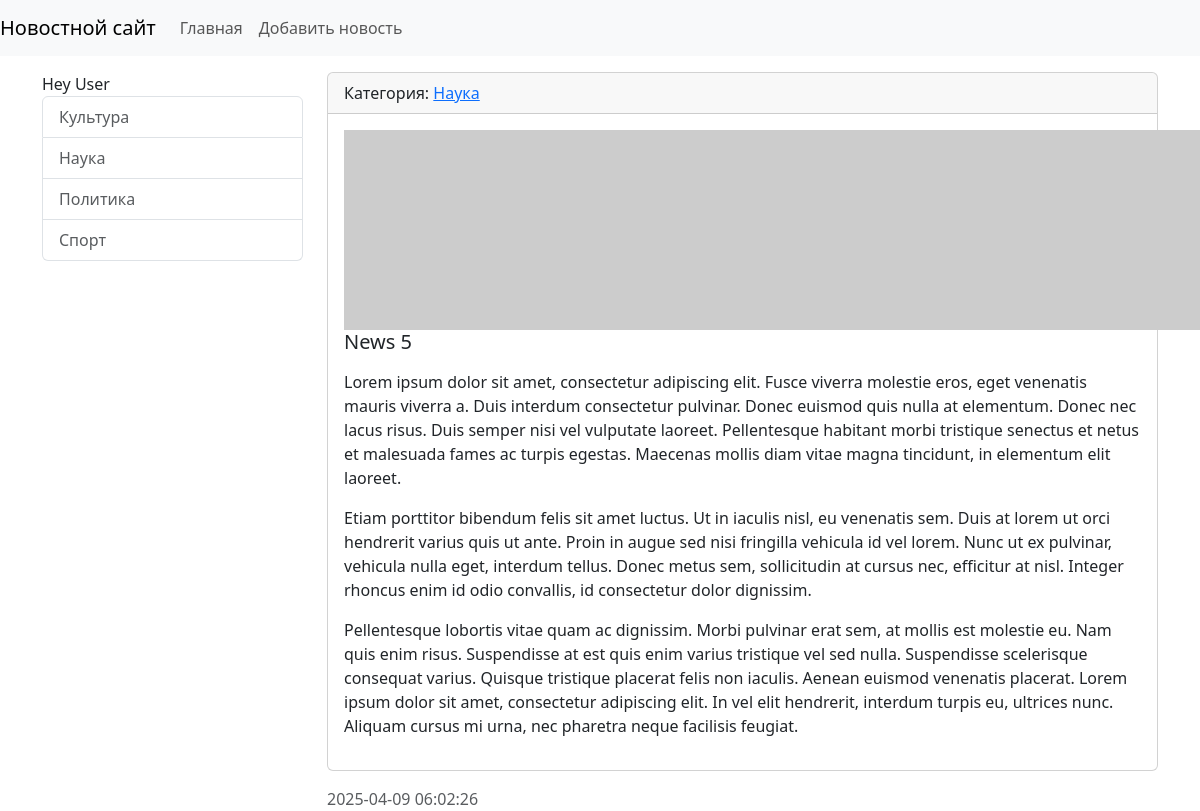
The app's page /news/13/, older data.
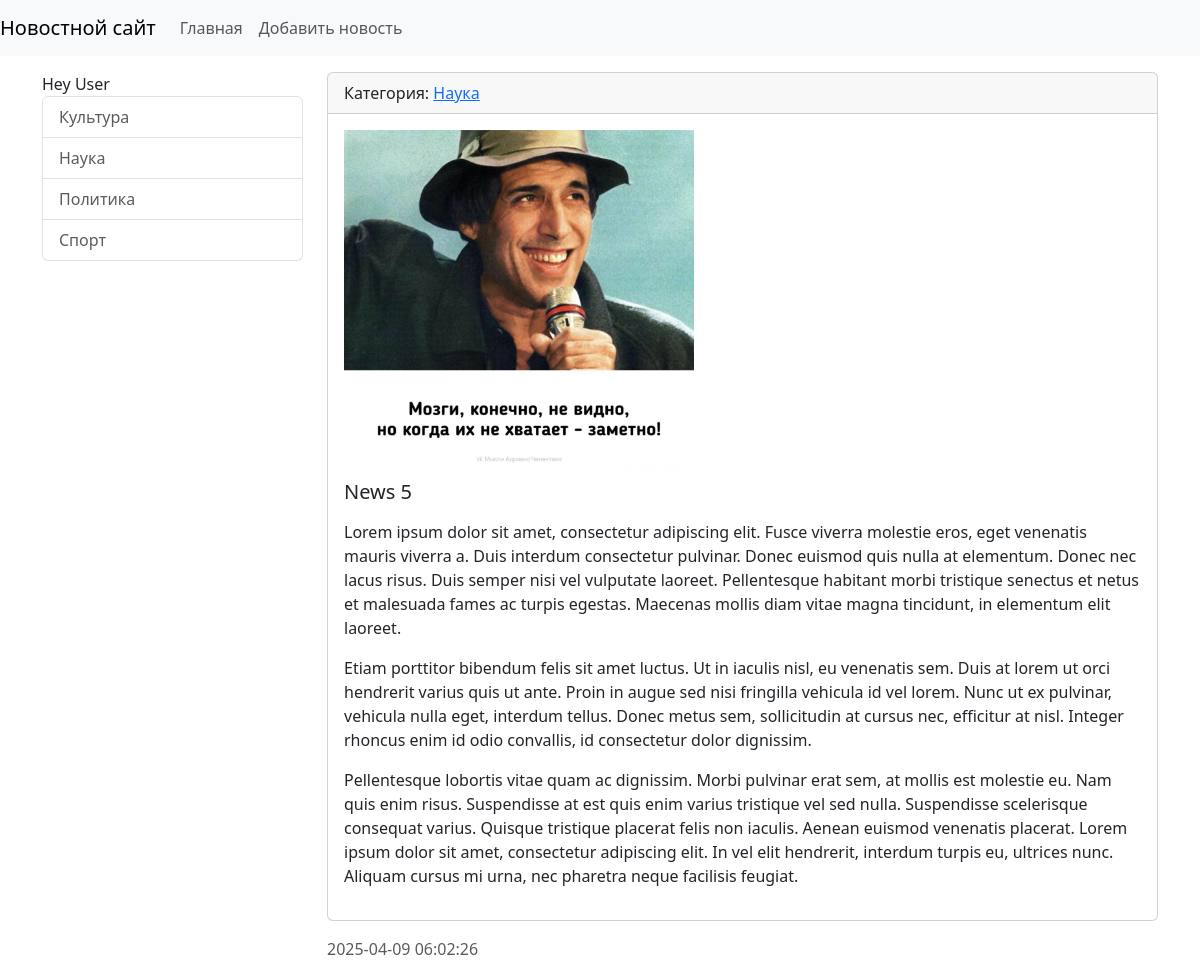
The same page, newer data.
### news/models.py (models this page shows, shortened)
class News(models.Model):
    title = models.CharField(max_length=150, verbose_name='Наименование')
    content = models.TextField(blank=True, verbose_name='Контент')
    created_at = models.DateTimeField(auto_now_add=True, verbose_name='Дата публикации')
    updated_at = models.DateTimeField(auto_now=True, verbose_name='Дата обновления')
    photo = models.ImageField(upload_to='photos/%Y/%m/%d', verbose_name='Фото', blank=True)
    is_published = models.BooleanField(default=True, verbose_name='Опубликовано')
    category = models.ForeignKey('Category', on_delete=models.PROTECT, verbose_name='Наименование категория')
    class Meta:
        verbose_name = 'Новость'
        verbose_name_plural = 'Новости'
        ordering = ['-created_at']

class Category(models.Model):
    title = models.CharField(max_length=150, db_index=True, verbose_name='Наименование категории')
    def get_absolute_url(self):
        return reverse('category', kwargs={'category_id': self.pk})
    def __str__(self):
        return self.title
    class Meta:
        verbose_name = 'Категория'
        verbose_name_plural = 'Категории'
        ordering = ['title']

### news/views.py (the view)
# urls.py: path('news/<int:pk>/', ViewNews.as_view(), name='view_news'),
class ViewNews(DetailView):
    model = News
    context_object_name = 'news_item'

### news/templatetags/news_tags.py (called while the page is built)
@register.inclusion_tag('news/list_categories.html')
def show_categories(arg1='Hello', arg2='World'):
    categories = Category.objects.all()
    return {"categories": categories, "arg1": arg1, "arg2": arg2}

### news/templates/news/news_detail.html (shortened to what this page needs)
{% extends 'base.html' %}
{% block sidebar %}
{% include 'inc/_sidebar.html' %}
{% endblock %}
{% block content %}
<div class="card mb-3">
    <div class="card-header">
        Категория: <a href="{{  news_item.category.get_absolute_url }}">{{ news_item.category }}</a>
    </div>
    <div class="card-body">
        {% if news_item.photo %}
        <img src="{{ news_item.photo.url }}" alt="" width="350" class="float-left mr-3">
        {% else %}
        <img src="https://picsum.photos/id/1060/200/348/?blur=2" alt="" class="mr-3">
        {% endif %}
        <h5 class="card-title">{{ news_item.title }}</h5>
        <p class="card-text">{{ news_item.content|safe|linebreaks }}</p>
    </div>
</div>
<div class="card-footer text-muted">
    {{ news_item.created_at|date:"Y-m-d H:i:s" }}
</div>
{% endblock %}

Row changes from the older to the newer data that the page shows:
changed News "News 5": photo: picture added
